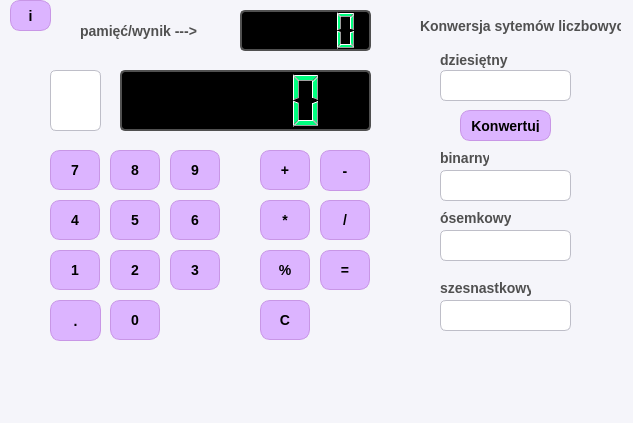
<?xml version="1.0" encoding="UTF-8"?>
<ui version="4.0">
 <class>MainWindow</class>
 <widget class="QMainWindow" name="MainWindow">
  <property name="geometry">
   <rect>
    <x>0</x>
    <y>0</y>
    <width>633</width>
    <height>423</height>
   </rect>
  </property>
  <property name="minimumSize">
   <size>
    <width>633</width>
    <height>423</height>
   </size>
  </property>
  <property name="windowTitle">
   <string>Kalkulator</string>
  </property>
  <property name="styleSheet">
   <string notr="true">QWidget {
    background-color: rgb(245, 245, 250);
    font-family: Segoe UI;
    font-size: 14px;
}

QPushButton {
    background-color: rgb(220, 180, 255);
    color: black;
    border-radius: 10px;
    padding: 8px;
    font-weight: bold;
    border: 1px solid rgb(200, 150, 230);
}

QPushButton:hover {
    background-color: rgb(200, 160, 240);
}

QPushButton:pressed {
    background-color: rgb(180, 140, 220);
}

QLineEdit {
    background-color: white;
    border: 1px solid rgb(190, 190, 200);
    border-radius: 6px;
    padding: 4px;
}

QLabel {
    color: rgb(80, 80, 80);
    font-weight: 600;
}

QLCDNumber {
    background-color: black;
    color: rgb(0, 255, 127);
    border: 2px solid rgb(80, 80, 80);
    border-radius: 5px;
}</string>
  </property>
  <widget class="QWidget" name="centralwidget">
   <widget class="QLCDNumber" name="lcdNumber">
    <property name="geometry">
     <rect>
      <x>120</x>
      <y>70</y>
      <width>251</width>
      <height>61</height>
     </rect>
    </property>
   </widget>
   <widget class="QPushButton" name="pushButton0">
    <property name="geometry">
     <rect>
      <x>110</x>
      <y>300</y>
      <width>50</width>
      <height>40</height>
     </rect>
    </property>
    <property name="text">
     <string>0</string>
    </property>
   </widget>
   <widget class="QPushButton" name="pushButton1">
    <property name="geometry">
     <rect>
      <x>50</x>
      <y>250</y>
      <width>50</width>
      <height>40</height>
     </rect>
    </property>
    <property name="text">
     <string>1</string>
    </property>
   </widget>
   <widget class="QPushButton" name="pushButton2">
    <property name="geometry">
     <rect>
      <x>110</x>
      <y>250</y>
      <width>50</width>
      <height>40</height>
     </rect>
    </property>
    <property name="text">
     <string>2</string>
    </property>
   </widget>
   <widget class="QPushButton" name="pushButton3">
    <property name="geometry">
     <rect>
      <x>170</x>
      <y>250</y>
      <width>50</width>
      <height>40</height>
     </rect>
    </property>
    <property name="text">
     <string>3</string>
    </property>
   </widget>
   <widget class="QPushButton" name="pushButton4">
    <property name="geometry">
     <rect>
      <x>50</x>
      <y>200</y>
      <width>50</width>
      <height>40</height>
     </rect>
    </property>
    <property name="text">
     <string>4</string>
    </property>
   </widget>
   <widget class="QPushButton" name="pushButton5">
    <property name="geometry">
     <rect>
      <x>110</x>
      <y>200</y>
      <width>50</width>
      <height>40</height>
     </rect>
    </property>
    <property name="text">
     <string>5</string>
    </property>
   </widget>
   <widget class="QPushButton" name="pushButton6">
    <property name="geometry">
     <rect>
      <x>170</x>
      <y>200</y>
      <width>50</width>
      <height>40</height>
     </rect>
    </property>
    <property name="text">
     <string>6</string>
    </property>
   </widget>
   <widget class="QPushButton" name="pushButton7">
    <property name="geometry">
     <rect>
      <x>50</x>
      <y>150</y>
      <width>50</width>
      <height>40</height>
     </rect>
    </property>
    <property name="text">
     <string>7</string>
    </property>
   </widget>
   <widget class="QPushButton" name="pushButton8">
    <property name="geometry">
     <rect>
      <x>110</x>
      <y>150</y>
      <width>50</width>
      <height>40</height>
     </rect>
    </property>
    <property name="text">
     <string>8</string>
    </property>
   </widget>
   <widget class="QPushButton" name="pushButton9">
    <property name="geometry">
     <rect>
      <x>170</x>
      <y>150</y>
      <width>50</width>
      <height>40</height>
     </rect>
    </property>
    <property name="text">
     <string>9</string>
    </property>
   </widget>
   <widget class="QPushButton" name="pushButtonDodaj">
    <property name="geometry">
     <rect>
      <x>260</x>
      <y>150</y>
      <width>50</width>
      <height>40</height>
     </rect>
    </property>
    <property name="text">
     <string>+</string>
    </property>
   </widget>
   <widget class="QPushButton" name="pushButtonOdejmij">
    <property name="geometry">
     <rect>
      <x>320</x>
      <y>150</y>
      <width>50</width>
      <height>41</height>
     </rect>
    </property>
    <property name="text">
     <string>-</string>
    </property>
   </widget>
   <widget class="QPushButton" name="pushButtonMnoz">
    <property name="geometry">
     <rect>
      <x>260</x>
      <y>200</y>
      <width>50</width>
      <height>40</height>
     </rect>
    </property>
    <property name="text">
     <string>*</string>
    </property>
   </widget>
   <widget class="QPushButton" name="pushButtonDziel">
    <property name="geometry">
     <rect>
      <x>320</x>
      <y>200</y>
      <width>50</width>
      <height>40</height>
     </rect>
    </property>
    <property name="text">
     <string>/</string>
    </property>
   </widget>
   <widget class="QPushButton" name="pushButtonModulo">
    <property name="geometry">
     <rect>
      <x>260</x>
      <y>250</y>
      <width>50</width>
      <height>40</height>
     </rect>
    </property>
    <property name="text">
     <string>%</string>
    </property>
   </widget>
   <widget class="QPushButton" name="pushButtonRownaSie">
    <property name="geometry">
     <rect>
      <x>320</x>
      <y>250</y>
      <width>50</width>
      <height>40</height>
     </rect>
    </property>
    <property name="text">
     <string>=</string>
    </property>
   </widget>
   <widget class="QPushButton" name="pushButtonClear">
    <property name="geometry">
     <rect>
      <x>260</x>
      <y>300</y>
      <width>50</width>
      <height>40</height>
     </rect>
    </property>
    <property name="text">
     <string>C</string>
    </property>
   </widget>
   <widget class="QPushButton" name="przecinek">
    <property name="geometry">
     <rect>
      <x>50</x>
      <y>300</y>
      <width>51</width>
      <height>41</height>
     </rect>
    </property>
    <property name="text">
     <string>.</string>
    </property>
   </widget>
   <widget class="QLineEdit" name="wysop">
    <property name="geometry">
     <rect>
      <x>50</x>
      <y>70</y>
      <width>51</width>
      <height>61</height>
     </rect>
    </property>
    <property name="font">
     <font>
      <family>Segoe UI</family>
      <pointsize>-1</pointsize>
     </font>
    </property>
    <property name="alignment">
     <set>Qt::AlignmentFlag::AlignCenter</set>
    </property>
    <property name="readOnly">
     <bool>true</bool>
    </property>
   </widget>
   <widget class="QLCDNumber" name="memory">
    <property name="geometry">
     <rect>
      <x>240</x>
      <y>10</y>
      <width>131</width>
      <height>41</height>
     </rect>
    </property>
   </widget>
   <widget class="QLineEdit" name="lineEditdec">
    <property name="geometry">
     <rect>
      <x>440</x>
      <y>70</y>
      <width>131</width>
      <height>31</height>
     </rect>
    </property>
   </widget>
   <widget class="QLineEdit" name="lineEditbin">
    <property name="geometry">
     <rect>
      <x>440</x>
      <y>170</y>
      <width>131</width>
      <height>31</height>
     </rect>
    </property>
   </widget>
   <widget class="QLineEdit" name="lineEdithex">
    <property name="geometry">
     <rect>
      <x>440</x>
      <y>300</y>
      <width>131</width>
      <height>31</height>
     </rect>
    </property>
   </widget>
   <widget class="QLineEdit" name="lineEditoct">
    <property name="geometry">
     <rect>
      <x>440</x>
      <y>230</y>
      <width>131</width>
      <height>31</height>
     </rect>
    </property>
   </widget>
   <widget class="QPushButton" name="pushButtonkon">
    <property name="geometry">
     <rect>
      <x>460</x>
      <y>110</y>
      <width>91</width>
      <height>31</height>
     </rect>
    </property>
    <property name="styleSheet">
     <string notr="true">font: 500 10pt &quot;Source Code Pro Medium&quot;;
</string>
    </property>
    <property name="text">
     <string>Konwertuj</string>
    </property>
   </widget>
   <widget class="QLabel" name="label">
    <property name="geometry">
     <rect>
      <x>420</x>
      <y>10</y>
      <width>201</width>
      <height>31</height>
     </rect>
    </property>
    <property name="font">
     <font>
      <family>Segoe UI</family>
      <pointsize>-1</pointsize>
      <fontweight>DemiBold</fontweight>
     </font>
    </property>
    <property name="text">
     <string>Konwersja sytemów liczbowych</string>
    </property>
   </widget>
   <widget class="QLabel" name="label_2">
    <property name="geometry">
     <rect>
      <x>440</x>
      <y>50</y>
      <width>71</width>
      <height>20</height>
     </rect>
    </property>
    <property name="font">
     <font>
      <family>Segoe UI</family>
      <pointsize>-1</pointsize>
      <fontweight>DemiBold</fontweight>
     </font>
    </property>
    <property name="text">
     <string>dziesiętny</string>
    </property>
   </widget>
   <widget class="QLabel" name="label_3">
    <property name="geometry">
     <rect>
      <x>440</x>
      <y>150</y>
      <width>49</width>
      <height>16</height>
     </rect>
    </property>
    <property name="font">
     <font>
      <family>Segoe UI</family>
      <pointsize>-1</pointsize>
      <fontweight>DemiBold</fontweight>
     </font>
    </property>
    <property name="text">
     <string>binarny</string>
    </property>
   </widget>
   <widget class="QLabel" name="label_4">
    <property name="geometry">
     <rect>
      <x>440</x>
      <y>280</y>
      <width>91</width>
      <height>16</height>
     </rect>
    </property>
    <property name="font">
     <font>
      <family>Segoe UI</family>
      <pointsize>-1</pointsize>
      <fontweight>DemiBold</fontweight>
     </font>
    </property>
    <property name="text">
     <string>szesnastkowy</string>
    </property>
   </widget>
   <widget class="QLabel" name="label_5">
    <property name="geometry">
     <rect>
      <x>440</x>
      <y>210</y>
      <width>71</width>
      <height>16</height>
     </rect>
    </property>
    <property name="font">
     <font>
      <family>Segoe UI</family>
      <pointsize>-1</pointsize>
      <fontweight>DemiBold</fontweight>
     </font>
    </property>
    <property name="text">
     <string>ósemkowy</string>
    </property>
   </widget>
   <widget class="QLabel" name="label_6">
    <property name="geometry">
     <rect>
      <x>80</x>
      <y>20</y>
      <width>151</width>
      <height>21</height>
     </rect>
    </property>
    <property name="font">
     <font>
      <family>Segoe UI</family>
      <pointsize>-1</pointsize>
      <fontweight>DemiBold</fontweight>
     </font>
    </property>
    <property name="text">
     <string>pamięć/wynik ---&gt;</string>
    </property>
   </widget>
   <widget class="QPushButton" name="pushButtoni">
    <property name="geometry">
     <rect>
      <x>10</x>
      <y>0</y>
      <width>41</width>
      <height>31</height>
     </rect>
    </property>
    <property name="font">
     <font>
      <family>Segoe UI</family>
      <pointsize>-1</pointsize>
      <bold>true</bold>
     </font>
    </property>
    <property name="text">
     <string>i</string>
    </property>
   </widget>
  </widget>
  <widget class="QMenuBar" name="menubar">
   <property name="geometry">
    <rect>
     <x>0</x>
     <y>0</y>
     <width>633</width>
     <height>25</height>
    </rect>
   </property>
  </widget>
  <widget class="QStatusBar" name="statusbar"/>
 </widget>
 <resources/>
 <connections/>
</ui>
